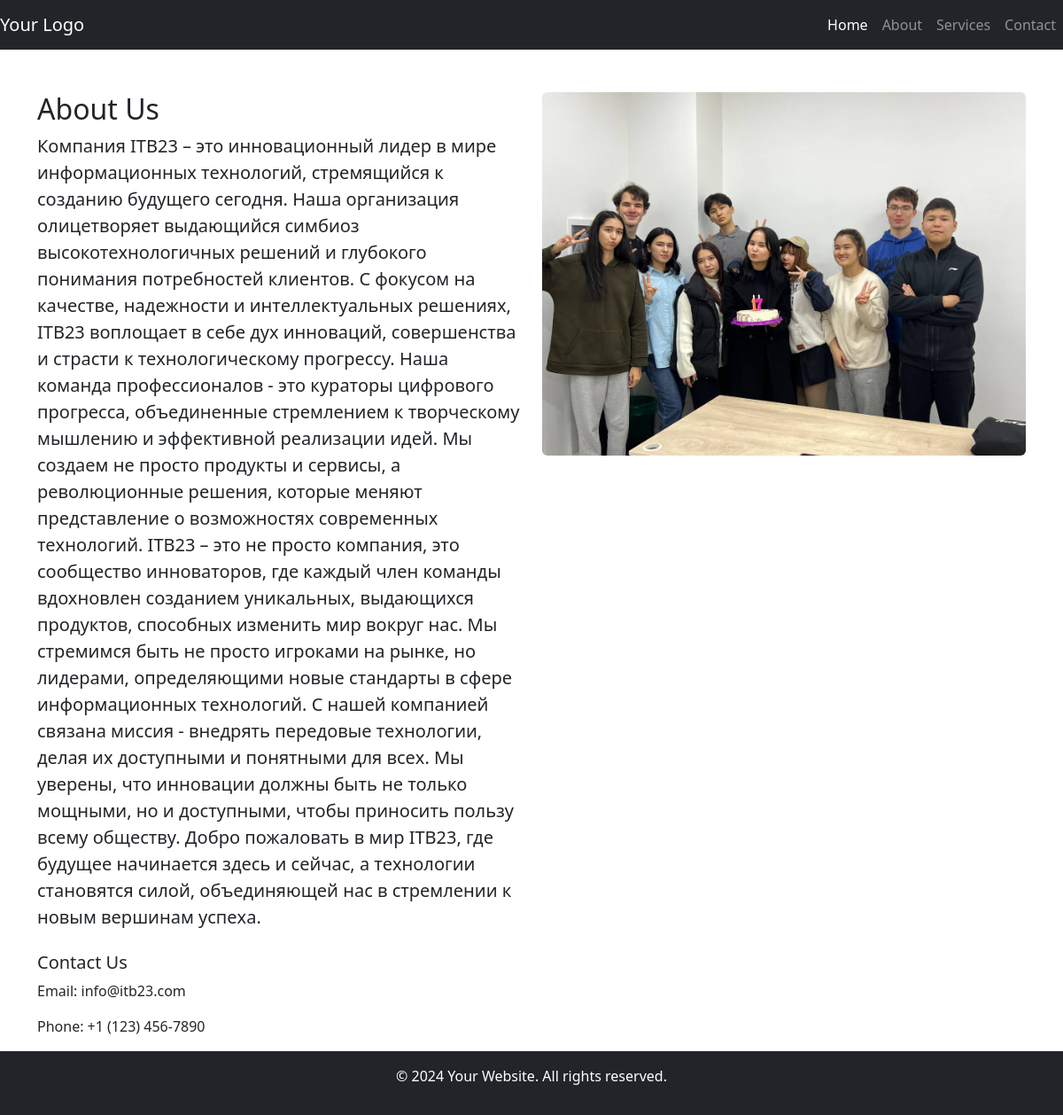
The page /about/ on the database its author committed.
### blog/models.py (models this page shows, shortened)
class About(models.Model):
    text = models.TextField()
    logo = models.ImageField()

### blog/views.py (the view)
# urls.py: path('about/', about_view),
def about_view(request):
    if request.method == "GET":
        about = About.objects.all()
        return render(request, template_name='about.html', context={'about': about})

### templates/about.html
{% include 'header.html' %}
{% for i in about %}
<div class="container mt-5">
  <div class="row">
    <div class="col-md-6">
      <h2>About Us</h2>
      <p class="lead">{{i.text}}</p>
      <div class="mt-4">
        <h5>Contact Us</h5>
        <p>Email: info@itb23.com</p>
        <p>Phone: +1 (123) 456-7890</p>
      </div>
    </div>
    <div class="col-md-6">
      <img src="{{i.logo.url}}" alt="ITB23 Team" class="img-fluid rounded">
    </div>
  </div>
</div>
{% endfor %}
{% include 'footer.html' %}

### rows shown on the page
About: text "Компания ITB23 – это инновационный лидер в мире информационных технологий, стремящийся к созданию будущего сегодня. Наша организация олицетворяет выдающийся симбиоз высокотехнологичных решений и глубокого понимания потребностей клиентов. С фокусом на качестве, надежности и интеллектуальных решениях, ITB23 воплощает в себе дух инноваций, совершенства и страсти к технологическому прогрессу. Наша команда профессионалов - это кураторы цифрового прогресса, объединенные стремлением к творческому мышлению и эффективной реализации идей. Мы создаем не просто продукты и сервисы, а революционные решения, которые меняют представление о возможностях современных технологий. ITB23 – это не просто…", logo (picture)
